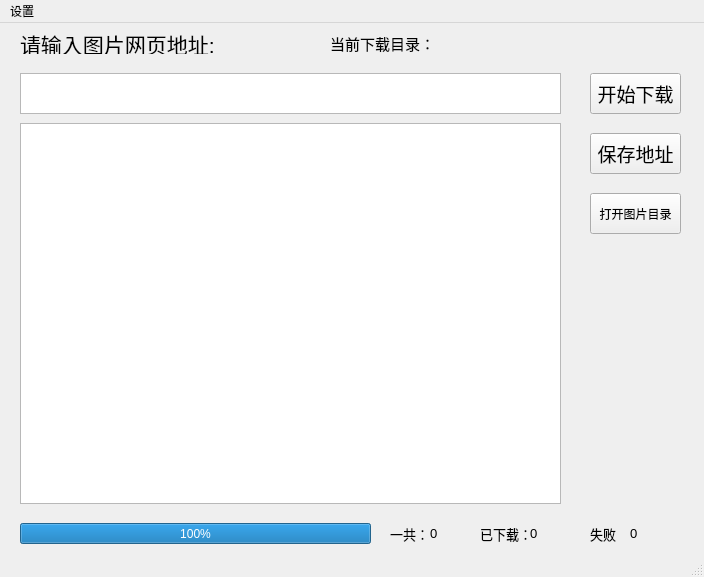
<?xml version="1.0" encoding="UTF-8"?>
<ui version="4.0">
 <class>ImageDownloadtools</class>
 <widget class="QMainWindow" name="ImageDownloadtools">
  <property name="geometry">
   <rect>
    <x>0</x>
    <y>0</y>
    <width>704</width>
    <height>577</height>
   </rect>
  </property>
  <property name="windowTitle">
   <string>ImageDownloadTool</string>
  </property>
  <property name="toolTipDuration">
   <number>-1</number>
  </property>
  <widget class="QWidget" name="centralwidget">
   <widget class="QPushButton" name="btn_startdownload">
    <property name="geometry">
     <rect>
      <x>590</x>
      <y>50</y>
      <width>91</width>
      <height>41</height>
     </rect>
    </property>
    <property name="font">
     <font>
      <pointsize>14</pointsize>
     </font>
    </property>
    <property name="text">
     <string>开始下载</string>
    </property>
   </widget>
   <widget class="QLabel" name="label">
    <property name="geometry">
     <rect>
      <x>20</x>
      <y>10</y>
      <width>211</width>
      <height>21</height>
     </rect>
    </property>
    <property name="font">
     <font>
      <pointsize>16</pointsize>
     </font>
    </property>
    <property name="text">
     <string>请输入图片网页地址:</string>
    </property>
   </widget>
   <widget class="QTextEdit" name="textEdit">
    <property name="geometry">
     <rect>
      <x>20</x>
      <y>50</y>
      <width>541</width>
      <height>41</height>
     </rect>
    </property>
    <property name="font">
     <font>
      <pointsize>10</pointsize>
     </font>
    </property>
    <property name="html">
     <string>&lt;!DOCTYPE HTML PUBLIC &quot;-//W3C//DTD HTML 4.0//EN&quot; &quot;http://www.w3.org/TR/REC-html40/strict.dtd&quot;&gt;
&lt;html&gt;&lt;head&gt;&lt;meta name=&quot;qrichtext&quot; content=&quot;1&quot; /&gt;&lt;style type=&quot;text/css&quot;&gt;
p, li { white-space: pre-wrap; }
&lt;/style&gt;&lt;/head&gt;&lt;body style=&quot; font-family:'SimSun'; font-size:10pt; font-weight:400; font-style:normal;&quot;&gt;
&lt;p align=&quot;justify&quot; style=&quot;-qt-paragraph-type:empty; margin-top:0px; margin-bottom:0px; margin-left:0px; margin-right:0px; -qt-block-indent:0; text-indent:0px; font-size:9pt;&quot;&gt;&lt;br /&gt;&lt;/p&gt;&lt;/body&gt;&lt;/html&gt;</string>
    </property>
   </widget>
   <widget class="QProgressBar" name="progressBar">
    <property name="geometry">
     <rect>
      <x>20</x>
      <y>500</y>
      <width>351</width>
      <height>21</height>
     </rect>
    </property>
    <property name="value">
     <number>100</number>
    </property>
   </widget>
   <widget class="QLabel" name="label_total">
    <property name="geometry">
     <rect>
      <x>390</x>
      <y>500</y>
      <width>41</width>
      <height>21</height>
     </rect>
    </property>
    <property name="font">
     <font>
      <pointsize>10</pointsize>
     </font>
    </property>
    <property name="text">
     <string>一共：</string>
    </property>
   </widget>
   <widget class="QLabel" name="label_dl">
    <property name="geometry">
     <rect>
      <x>480</x>
      <y>500</y>
      <width>51</width>
      <height>21</height>
     </rect>
    </property>
    <property name="font">
     <font>
      <pointsize>10</pointsize>
     </font>
    </property>
    <property name="text">
     <string>已下载：</string>
    </property>
   </widget>
   <widget class="QLabel" name="label_total_num">
    <property name="geometry">
     <rect>
      <x>430</x>
      <y>500</y>
      <width>41</width>
      <height>21</height>
     </rect>
    </property>
    <property name="font">
     <font>
      <pointsize>10</pointsize>
     </font>
    </property>
    <property name="text">
     <string>0</string>
    </property>
   </widget>
   <widget class="QLabel" name="label_dl_num">
    <property name="geometry">
     <rect>
      <x>530</x>
      <y>500</y>
      <width>41</width>
      <height>21</height>
     </rect>
    </property>
    <property name="font">
     <font>
      <pointsize>10</pointsize>
     </font>
    </property>
    <property name="text">
     <string>0</string>
    </property>
   </widget>
   <widget class="QPushButton" name="btn_savepath">
    <property name="geometry">
     <rect>
      <x>590</x>
      <y>110</y>
      <width>91</width>
      <height>41</height>
     </rect>
    </property>
    <property name="font">
     <font>
      <pointsize>14</pointsize>
     </font>
    </property>
    <property name="text">
     <string>保存地址</string>
    </property>
    <property name="autoDefault">
     <bool>false</bool>
    </property>
    <property name="default">
     <bool>false</bool>
    </property>
   </widget>
   <widget class="QLabel" name="label_failed">
    <property name="geometry">
     <rect>
      <x>590</x>
      <y>500</y>
      <width>31</width>
      <height>21</height>
     </rect>
    </property>
    <property name="font">
     <font>
      <pointsize>10</pointsize>
     </font>
    </property>
    <property name="text">
     <string>失败：</string>
    </property>
   </widget>
   <widget class="QLabel" name="label_failed_num">
    <property name="geometry">
     <rect>
      <x>630</x>
      <y>500</y>
      <width>31</width>
      <height>21</height>
     </rect>
    </property>
    <property name="font">
     <font>
      <pointsize>10</pointsize>
     </font>
    </property>
    <property name="text">
     <string>0</string>
    </property>
   </widget>
   <widget class="QListWidget" name="listWidget">
    <property name="geometry">
     <rect>
      <x>20</x>
      <y>100</y>
      <width>541</width>
      <height>381</height>
     </rect>
    </property>
   </widget>
   <widget class="QPushButton" name="btn_opensavepath">
    <property name="geometry">
     <rect>
      <x>590</x>
      <y>170</y>
      <width>91</width>
      <height>41</height>
     </rect>
    </property>
    <property name="text">
     <string>打开图片目录</string>
    </property>
   </widget>
   <widget class="QLabel" name="label_2">
    <property name="geometry">
     <rect>
      <x>330</x>
      <y>0</y>
      <width>111</width>
      <height>41</height>
     </rect>
    </property>
    <property name="font">
     <font>
      <pointsize>11</pointsize>
     </font>
    </property>
    <property name="text">
     <string>当前下载目录：</string>
    </property>
   </widget>
   <widget class="QLabel" name="label_curdlpath">
    <property name="geometry">
     <rect>
      <x>440</x>
      <y>0</y>
      <width>251</width>
      <height>41</height>
     </rect>
    </property>
    <property name="font">
     <font>
      <pointsize>10</pointsize>
     </font>
    </property>
    <property name="text">
     <string/>
    </property>
   </widget>
  </widget>
  <widget class="QStatusBar" name="statusbar"/>
  <widget class="QMenuBar" name="menuBar">
   <property name="geometry">
    <rect>
     <x>0</x>
     <y>0</y>
     <width>704</width>
     <height>23</height>
    </rect>
   </property>
   <widget class="QMenu" name="menu">
    <property name="title">
     <string>设置</string>
    </property>
    <addaction name="separator"/>
    <addaction name="action_setdefaultpath"/>
    <addaction name="action_exit"/>
   </widget>
   <addaction name="menu"/>
  </widget>
  <action name="action_setdefaultpath">
   <property name="text">
    <string>默认下载目录</string>
   </property>
  </action>
  <action name="action_exit">
   <property name="text">
    <string>退出</string>
   </property>
  </action>
 </widget>
 <resources/>
 <connections/>
</ui>
